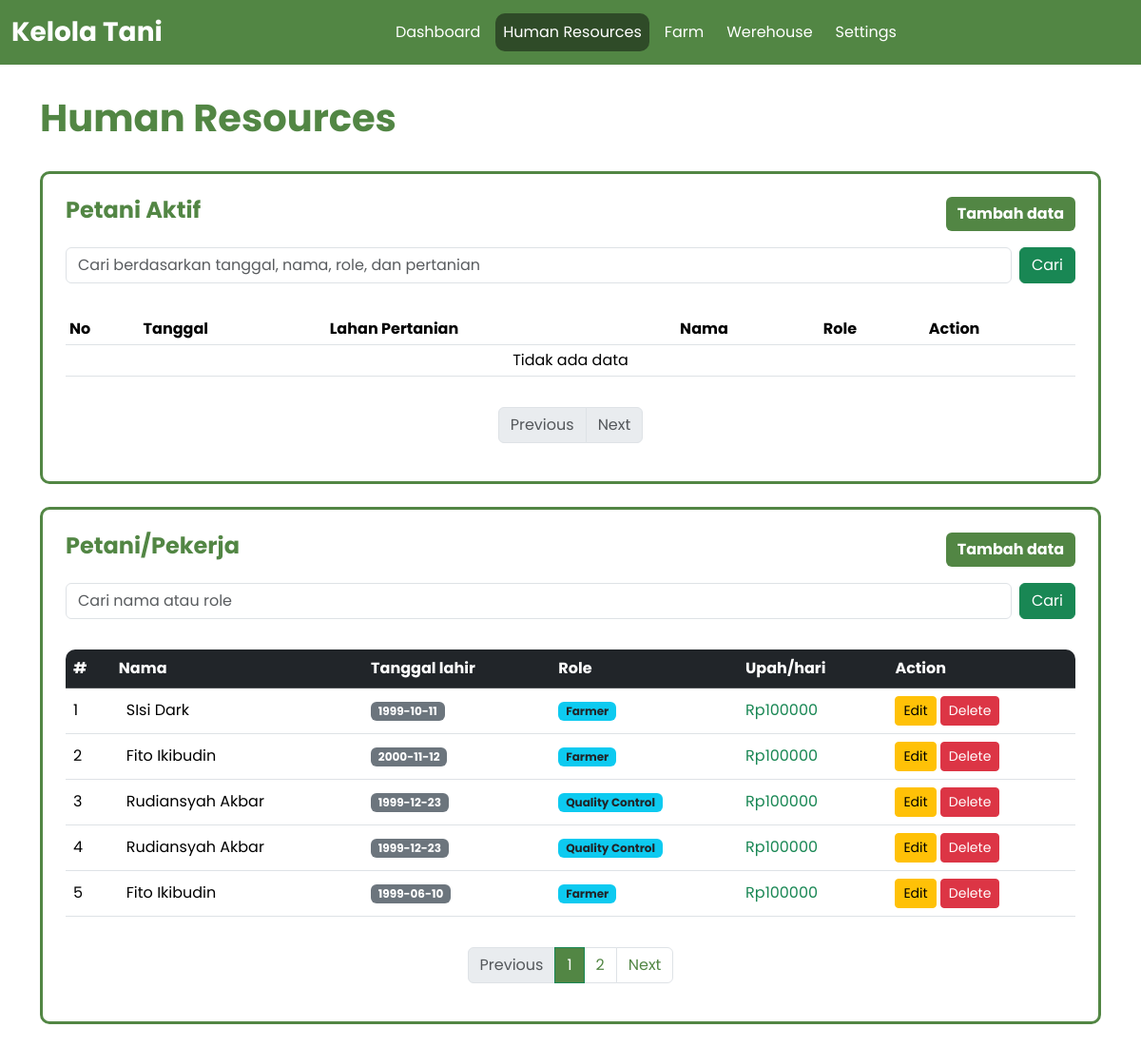
Page /views/human_resources/hr.php (signed in) on the committed database.
### tables this page shows
CREATE TABLE `farmers` (
  `id_farmer` int NOT NULL,
  `birthday_farmer` date NOT NULL,
  `name_farmer` varchar(100) NOT NULL,
  `role_farmer` varchar(50) NOT NULL DEFAULT 'Not Assigned',
  `wage_farmer` int DEFAULT '0',
  `id_user` int NOT NULL
);

### includes/showData.php (the view, shortened to what this page needs)
<?php
class ShowData{
    function __construct($conn, $sessionUser){
        $this->conn = $conn;
        $this->sessionUser = $sessionUser;
        $this->limit = 5;
        $this->page1 = isset($_GET['page1']) ? (int)$_GET['page1'] : 1;
        $this->page2 = isset($_GET['page2']) ? (int)$_GET['page2'] : 1;
        $this->offset1 = ($this->page1 - 1) * $this->limit;
        $this->offset2 = ($this->page2 - 1) * $this->limit;
    }
    function showDataFarmer($search){
        $searchQuery = '';
        $countQuery = "SELECT COUNT(*) as total FROM farmers WHERE id_user = $this->sessionUser $searchQuery";
        $countResult = mysqli_query($this->conn, $countQuery);
        $totalData = mysqli_fetch_assoc($countResult)['total'];
        $totalPages = ceil($totalData / $this->limit);
        $query = "SELECT * FROM farmers WHERE id_user = $this->sessionUser $searchQuery ORDER BY id_farmer DESC LIMIT $this->limit OFFSET $this->offset1";
        $stmt = $this->conn->prepare($query);
        $stmt->execute();
        $result = $stmt->get_result();
        $text = "";
        if($result->num_rows > 0) {
            $no =  ($this->page1 - 1) * $this->limit + 1;
            while ($row = mysqli_fetch_assoc($result)){
                $id = $row['id_farmer'];
                $text .= "<tr>
                        <td>".$no++."</td>
                        <td>
                            <div class='d-flex align-items-center'>
                                <div class='ms-2'>
                                    <div>".$row['name_farmer']."</div>
                                </div>
                            </div>
                        </td>
                        <td><span class='badge bg-secondary'>".$row['birthday_farmer']."</span></td>
                        <td><span class='badge bg-info text-dark'>".$row['role_farmer']."</span></td>
                        <td class='text-success'> Rp".$row['wage_farmer']."</td>
                        <td>
                            <a href='editFarmer.php?id=$id'>
                                <button class='btn btn-warning btn-sm'>Edit</button>
                            </a>
                            <a href='delFarmer.php?id=$id'>
                                <button class='btn btn-danger btn-sm' onclick=\"return confirm('Yakin ingin menghapus data ".$row['name_farmer']."?')\">Delete</button>
                            </a>
                        </td>
                    </tr>";
            }
        } else {
            $text .=  "
                <tr>
                    <td colspan='6' class='text-center'>Tidak ada data</td>
                </tr>
            ";
        }
        return [
            'totalPages' => $totalPages,
            'currentPage' => $this->page1,
            'textHTML' => $text,
        ];
    }
    function showActiveFarmers($search){
        $searchQuery = '';
        $countQuery = "SELECT COUNT(*) as total FROM aw_view WHERE id_user = $this->sessionUser $searchQuery";
        $countResult = mysqli_query($this->conn, $countQuery);
        $totalData = mysqli_fetch_assoc($countResult)['total'];
        $totalPages = ceil($totalData / $this->limit);
        $query = "SELECT id_aw, date_aw, name_farm, name_farmer, role_farmer
                    FROM aw_view
                    WHERE id_user = $this->sessionUser $searchQuery
                    ORDER BY id_aw DESC LIMIT $this->limit OFFSET $this->offset2";
        $stmt = $this->conn->prepare($query);
        $stmt->execute();
        $result = $stmt->get_result();
        $text = "";
        if ($result->num_rows > 0 ){
            $no = ($this->page2 - 1) * $this->limit + 1;
            while($row = mysqli_fetch_assoc($result)){
                $id = $row['id_aw'];
                $text .= "
                <tr>
                    <th scope='row'>".$no++."</th>
                    <td>".$row['date_aw']."</td>
                    <td>".$row['name_farm']."</td>
                    <td>".$row['name_farmer']."</td>
                    <td>".$row['role_farmer']."</td>
                    <td><a href='editAw.php?id=$id' class='text-primary'>Edit</a> | <a href='delAw.php?id=$id' class='text-danger' onclick=\"return confirm('Yakin ingin menghapus data ini?')\">Delete</a></td>
                </tr>";
            }
        } else {
             $text .=  "
                <tr>
                    <td colspan='6' class='text-center'>Tidak ada data</td>
                </tr>
            ";
        }
        return [
            'totalPages' => $totalPages,
            'currentPage' => $this->page2,
            'textHTML' => $text,
        ];
    }
}
?>

### assets/css/style.css (style rules this page uses)
* { font-family: 'Poppins', sans-serif; }
:root { --primary-light-green: #626e5f; --primary-green: #528644; --primary-dark-green: #2f4b28; --navbar-dark-mode: #212121; --background-dark-mode: #1A1A1A; --text-dark-mode: #F2F2F2; --secondary-dark-mode: #A0A0A0; }
body { background-color: white; }
a { text-decoration: none; color: inherit; }
th, td { white-space: nowrap; }

### rows in the picture
farmers: name_farmer "SIsi Dark", birthday_farmer "1999-10-11", role_farmer "Farmer", wage_farmer "100000"
farmers: name_farmer "Fito Ikibudin", birthday_farmer "2000-11-12", role_farmer "Farmer", wage_farmer "100000"
farmers: name_farmer "Rudiansyah Akbar", birthday_farmer "1999-12-23", role_farmer "Quality Control", wage_farmer "100000"
farmers: name_farmer "Rudiansyah Akbar", birthday_farmer "1999-12-23", role_farmer "Quality Control", wage_farmer "100000"
farmers: name_farmer "Fito Ikibudin", birthday_farmer "1999-06-10", role_farmer "Farmer", wage_farmer "100000"
